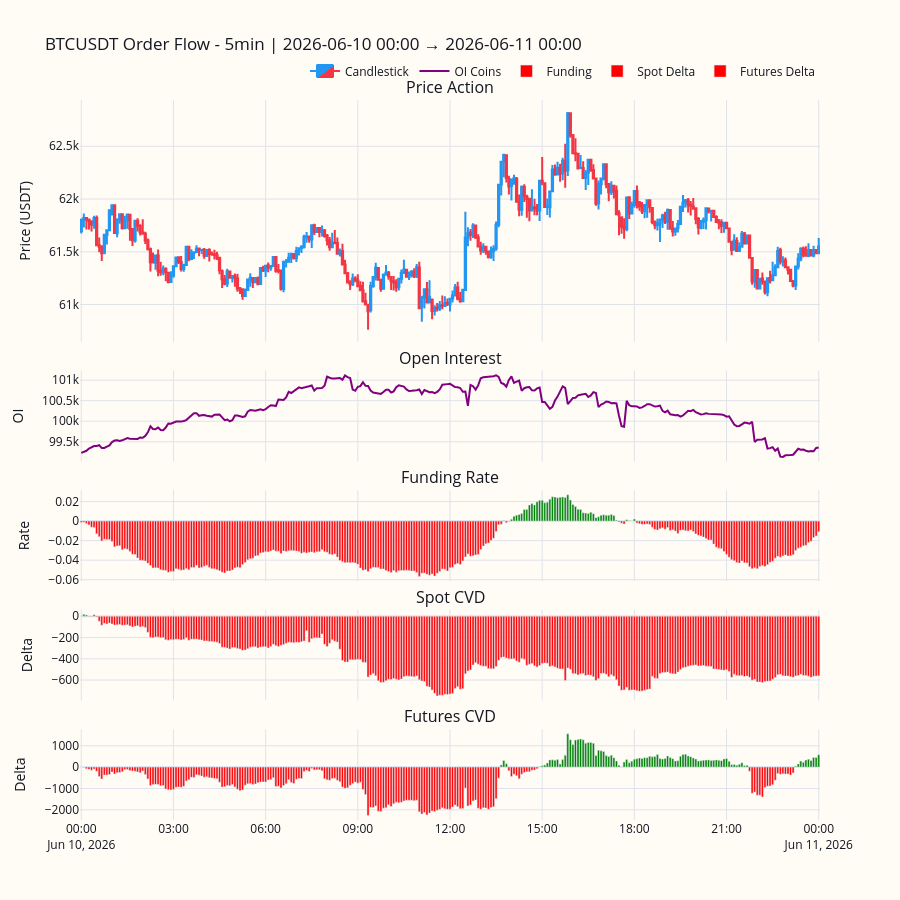

The code cell stored with this chart in its notebook:
### Code cell
from orderflow import build_order_flow_chart

my_layout = [
    {"type": "candlestick", "title": "Price Action", "name": "Candlestick", "y_title": "Price (USDT)"},
    {"type": "line", "title": "Open Interest", "column": "sum_open_interest", "name": "OI Coins", "color": "purple", "y_title": "OI"},
    {"type": "delta_bars", "title": "Funding Rate", "column": "funding_rate_annualized", "name": "Funding", "color": "orange", "y_title": "Rate"},
    {"type": "delta_bars", "title": "Spot CVD", "column": "spot_cumulative_volume_delta", "name": "Spot Delta", "y_title": "Delta"},
    {"type": "delta_bars", "title": "Futures CVD", "column": "fut_cumulative_volume_delta", "name": "Futures Delta", "y_title": "Delta"}
]

fig = build_order_flow_chart(combined, f"{start:%Y-%m-%d %H:%M} → {end:%Y-%m-%d %H:%M}", config=my_layout, timeframe=timeframe)
fig.show()

### Figure 1 — Plotly figure (JSON) as saved in the notebook; plotly's stock layout.template omitted (floating-point values rounded to 4 significant figures; data arrays with more than 128 entries replaced by an {"elided": "..."} marker saying what was removed)
{"data": [{"close": {"elided": "289 float values"}, "decreasing": {"fillcolor": "#F23645", "line": {"color": "#F23645"}}, "high": {"elided": "289 float values"}, "increasing": {"fillcolor": "#2196F3", "line": {"color": "#2196F3"}}, "low": {"elided": "289 float values"}, "name": "Candlestick", "open": {"elided": "289 float values"}, "type": "candlestick", "x": {"elided": "289 str values"}, "xaxis": "x", "yaxis": "y"}, {"line": {"color": "purple", "width": 2}, "name": "OI Coins", "type": "scatter", "x": {"elided": "289 str values"}, "xaxis": "x2", "y": {"elided": "289 float values"}, "yaxis": "y2"}, {"marker": {"color": {"elided": "289 str values"}}, "name": "Funding", "type": "bar", "x": {"elided": "289 str values"}, "xaxis": "x3", "y": {"elided": "289 float values"}, "yaxis": "y3"}, {"marker": {"color": {"elided": "289 str values"}}, "name": "Spot Delta", "type": "bar", "x": {"elided": "289 str values"}, "xaxis": "x4", "y": {"elided": "289 float values"}, "yaxis": "y4"}, {"marker": {"color": {"elided": "289 str values"}}, "name": "Futures Delta", "type": "bar", "x": {"elided": "289 str values"}, "xaxis": "x5", "y": {"elided": "289 float values"}, "yaxis": "y5"}], "layout": {"annotations": [{"font": {"size": 16}, "showarrow": false, "text": "Price Action", "x": 0.5, "xanchor": "center", "xref": "paper", "y": 1, "yanchor": "bottom", "yref": "paper"}, {"font": {"size": 16}, "showarrow": false, "text": "Open Interest", "x": 0.5, "xanchor": "center", "xref": "paper", "y": 0.624, "yanchor": "bottom", "yref": "paper"}, {"font": {"size": 16}, "showarrow": false, "text": "Funding Rate", "x": 0.5, "xanchor": "center", "xref": "paper", "y": 0.458, "yanchor": "bottom", "yref": "paper"}, {"font": {"size": 16}, "showarrow": false, "text": "Spot CVD", "x": 0.5, "xanchor": "center", "xref": "paper", "y": 0.292, "yanchor": "bottom", "yref": "paper"}, {"font": {"size": 16}, "showarrow": false, "text": "Futures CVD", "x": 0.5, "xanchor": "center", "xref": "paper", "y": 0.126, "yanchor": "bottom", "yref": "paper"}], "font": {"color": "#131722"}, "height": 900, "legend": {"orientation": "h", "x": 1, "xanchor": "right", "y": 1.02, "yanchor": "bottom"}, "paper_bgcolor": "#FFFBF5", "plot_bgcolor": "#FFFBF5", "showlegend": true, "title": {"text": "BTCUSDT Order Flow - 5min | 2026-06-10 00:00 → 2026-06-11 00:00"}, "xaxis": {"anchor": "y", "domain": [0, 1], "gridcolor": "#E0E3EB", "matches": "x5", "rangeslider": {"visible": false}, "showticklabels": false, "zerolinecolor": "#E0E3EB"}, "xaxis2": {"anchor": "y2", "domain": [0, 1], "gridcolor": "#E0E3EB", "matches": "x5", "showticklabels": false, "zerolinecolor": "#E0E3EB"}, "xaxis3": {"anchor": "y3", "domain": [0, 1], "gridcolor": "#E0E3EB", "matches": "x5", "showticklabels": false, "zerolinecolor": "#E0E3EB"}, "xaxis4": {"anchor": "y4", "domain": [0, 1], "gridcolor": "#E0E3EB", "matches": "x5", "showticklabels": false, "zerolinecolor": "#E0E3EB"}, "xaxis5": {"anchor": "y5", "domain": [0, 1], "gridcolor": "#E0E3EB", "showticklabels": true, "zerolinecolor": "#E0E3EB"}, "yaxis": {"anchor": "x", "domain": [0.664, 1], "gridcolor": "#E0E3EB", "title": {"text": "Price (USDT)"}, "zerolinecolor": "#E0E3EB"}, "yaxis2": {"anchor": "x2", "domain": [0.498, 0.624], "gridcolor": "#E0E3EB", "title": {"text": "OI"}, "zerolinecolor": "#E0E3EB"}, "yaxis3": {"anchor": "x3", "domain": [0.332, 0.458], "gridcolor": "#E0E3EB", "title": {"text": "Rate"}, "zerolinecolor": "#E0E3EB"}, "yaxis4": {"anchor": "x4", "domain": [0.166, 0.292], "gridcolor": "#E0E3EB", "title": {"text": "Delta"}, "zerolinecolor": "#E0E3EB"}, "yaxis5": {"anchor": "x5", "domain": [0, 0.126], "gridcolor": "#E0E3EB", "title": {"text": "Delta"}, "zerolinecolor": "#E0E3EB"}}}
